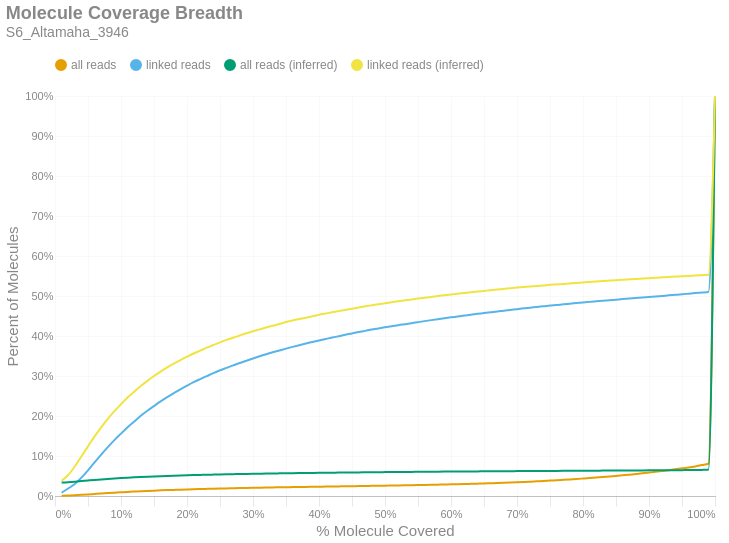

Notebook cell for this chart:
### Markdown cell above
### Molecule Read Coverage
This chart shows molecule coverage breadth as computed by the number of bases aligned to that molecule. In other words, "*how much of each unique long molecule is actually sequenced/aligned?*" Keep in mind there is a distinction between sequences and alignments, since some sequences belonging to a particular molecule may not align well and wouldn't appear in the alignment data. This chart also shows molecule coverage breadth as computed by the *inferred fragment* from which the aligned sequences originate. Unlike read coverage, this calculation takes into account the total insert size, including unsequenced gaps between the forward and reverse reads. Like the previous figures, these are cumulative percents.

### Code cell
if SKIPLR:
    print_html(f"Skipped")
else:
    binned_df = consolidated_hist(valids['coverage_bp'], mask, 0.01, True)
    binned_df_inf = consolidated_hist(valids['coverage_inserts'], mask, 0.01, True)
    binned_df = binned_df.with_columns(pl.lit(binned_df_inf['all reads (cumsum)']).alias('all reads (inferred)'))
    binned_df = binned_df.with_columns(pl.lit(binned_df_inf['linked reads (cumsum)']).alias('linked reads (inferred)'))
    binned_df = binned_df.with_columns(
        (pl.col('bin').cast(pl.Float64) + 0.01).alias('right_edge')
    )

    with SafeRender(binned_df):
        (
            density_plot(binned_df, 'Molecule Coverage Breadth', samplename, 'molcov', ['all reads (inferred)','linked reads (inferred)'])
            .encode(
                #x=alt.X('bin:Q', title="% Molecule Covered").axis(format = '%').scale(padding=0),
                x=alt.X('right_edge:Q', title="% Molecule Covered").axis(format='%').scale(padding=0),
                y=alt.Y('value:Q', title='Percent of Molecules')
                    .axis(format='%')
                    .stack(False)
                    .scale(domainMin=0, padding=0),
                color=alt.Color("key:N").scale(domain = ["all reads", "linked reads", "all reads (inferred)", "linked reads (inferred)"]),
                tooltip = [
                    alt.Tooltip("key:N", title = "Data Type"),
                    alt.Tooltip("range_label:N", title="% Molecule Covered"),
                    alt.Tooltip("value:Q", format = ".2%", title="% Molecules")
                ]
            )
        ).display()

### Figure 1 — Vega-Lite specification as saved in the notebook (floating-point values rounded to 4 significant figures)
{"width": "container", "height": 400, "config": {"title": {"anchor": "start", "dy": -15, "fontSize": 18, "color": "#888888", "subtitleColor": "#888888", "subtitleFontSize": 14}, "arc": {"fill": "#0072B2"}, "axis": {"domainColor": "#888888", "domainWidth": 0.5, "gridWidth": 0.2, "grid": false, "titleFontWeight": 400, "titleFontSize": 15, "labelFontSize": 11, "labelColor": "#888888", "tickColor": "#888888", "tickWidth": 0.2, "titleColor": "#888888"}, "axisBand": {"grid": false}, "axisX": {"grid": true, "tickSize": 10, "domainCap": "round"}, "axisY": {"domain": false, "grid": true, "tickSize": 0, "domainCap": "round"}, "background": "transparent", "header": {"labelFontSize": 15, "labelColor": "#888888", "titleFontSize": 15, "titleFontWeight": 600, "titleColor": "#888888"}, "legend": {"labelFont": "sans-serif", "labelFontSize": 12, "labelColor": "#888888", "symbolSize": 100, "symbolType": "circle", "titleFontSize": 12, "titlePadding": 10, "titleColor": "#888888", "title": null, "orient": "top"}, "range": {"category": ["#E69F00", "#56B4E9", "#009E73", "#F0E442", "#0072B2", "#D55E00", "#CC79A7", "#000000"], "diverging": ["#cfe8f3", "#a2d4ec", "#73bfe2", "#46abdb", "#1696d2", "#12719e"]}, "area": {"fill": "#0072B2", "fillOpacity": 0.7, "line": true, "strokeOpacity": 0.7}, "line": {"color": "#0072B2", "stroke": "#0072B2", "strokeWidth": 2}, "trail": {"color": "#0072B2", "stroke": "#0072B2", "strokeWidth": 0, "size": 1}, "point": {"filled": true, "fillOpacity": 1.0, "size": 95}, "text": {"color": "#888888", "fontSize": 11, "align": "right", "fontWeight": 400, "size": 11}, "bar": {"fill": "#0072B2", "stroke": null}, "view": {"stroke": null, "continuousWidth": 660, "continuousHeight": 400}}, "data": {"name": "data-96f62a8d850778fd0f6a2152d807d5bd"}, "mark": {"type": "line", "interpolate": "monotone", "point": {"opacity": 0, "size": 275}}, "encoding": {"color": {"field": "key", "scale": {"domain": ["all reads", "linked reads", "all reads (inferred)", "linked reads (inferred)"]}, "type": "nominal"}, "tooltip": [{"field": "key", "title": "Data Type", "type": "nominal"}, {"field": "range_label", "title": "% Molecule Covered", "type": "nominal"}, {"field": "value", "format": ".2%", "title": "% Molecules", "type": "quantitative"}], "x": {"axis": {"format": "%"}, "field": "right_edge", "scale": {"padding": 0}, "title": "% Molecule Covered", "type": "quantitative"}, "y": {"axis": {"format": "%"}, "field": "value", "scale": {"domainMin": 0, "padding": 0}, "stack": false, "title": "Percent of Molecules", "type": "quantitative"}}, "params": [{"name": "param_c36ac31b6afebe62", "select": {"type": "point", "fields": ["key"]}, "bind": "legend"}], "title": {"text": "Molecule Coverage Breadth", "subtitle": "S6_Altamaha_3946"}, "transform": [{"fold": ["all reads (cumsum)", "linked reads (cumsum)", "all reads (inferred)", "linked reads (inferred)"]}, {"calculate": "replace(datum.key, ' (cumsum)', '')", "as": "key"}, {"filter": {"param": "param_c36ac31b6afebe62"}}], "usermeta": {"embedOptions": {"downloadFileName": "S6_Altamaha_3946.molcov"}}, "$schema": "https://vega.github.io/schema/vega-lite/v6.1.0.json", "datasets": {"data-96f62a8d850778fd0f6a2152d807d5bd": [{"bin": "0.0", "interval": "0.0-0.01", "all reads": 0.000531, "linked reads": 0.008062, "all reads (cumsum)": 0.000531, "linked reads (cumsum)": 0.008062, "range_label": "0.0-0.01", "all reads (inferred)": 0.03371, "linked reads (inferred)": 0.03817, "right_edge": 0.01}, {"bin": "0.01", "interval": "0.01-0.02", "all reads": 0.0006629, "linked reads": 0.0106, "all reads (cumsum)": 0.001194, "linked reads (cumsum)": 0.01866, "range_label": "0.01-0.02", "all reads (inferred)": 0.03458, "linked reads (inferred)": 0.05263, "right_edge": 0.02}, {"bin": "0.02", "interval": "0.02-0.03", "all reads": 0.0007117, "linked reads": 0.0115, "all reads (cumsum)": 0.001906, "linked reads (cumsum)": 0.03016, "range_label": "0.02-0.03", "all reads (inferred)": 0.03583, "linked reads (inferred)": 0.07379, "right_edge": 0.03}, {"bin": "0.03", "interval": "0.03-0.04", "all reads": 0.0009501, "linked reads": 0.01573, "all reads (cumsum)": 0.002856, "linked reads (cumsum)": 0.04589, "range_label": "0.03-0.04", "all reads (inferred)": 0.03729, "linked reads (inferred)": 0.09878, "right_edge": 0.04}, {"bin": "0.04", "interval": "0.04-0.05", "all reads": 0.001085, "linked reads": 0.01827, "all reads (cumsum)": 0.00394, "linked reads (cumsum)": 0.06415, "range_label": "0.04-0.05", "all reads (inferred)": 0.03877, "linked reads (inferred)": 0.1241, "right_edge": 0.05}, {"bin": "0.05", "interval": "0.05-0.06", "all reads": 0.00117, "linked reads": 0.01989, "all reads (cumsum)": 0.005111, "linked reads (cumsum)": 0.08404, "range_label": "0.05-0.06", "all reads (inferred)": 0.04023, "linked reads (inferred)": 0.1492, "right_edge": 0.06}, {"bin": "0.06", "interval": "0.06-0.07", "all reads": 0.001154, "linked reads": 0.01942, "all reads (cumsum)": 0.006265, "linked reads (cumsum)": 0.1035, "range_label": "0.06-0.07", "all reads (inferred)": 0.04155, "linked reads (inferred)": 0.1718, "right_edge": 0.07}, {"bin": "0.07", "interval": "0.07-0.08", "all reads": 0.001092, "linked reads": 0.0186, "all reads (cumsum)": 0.007357, "linked reads (cumsum)": 0.1221, "range_label": "0.07-0.08", "all reads (inferred)": 0.04277, "linked reads (inferred)": 0.1929, "right_edge": 0.08}, {"bin": "0.08", "interval": "0.08-0.09", "all reads": 0.001044, "linked reads": 0.01763, "all reads (cumsum)": 0.008401, "linked reads (cumsum)": 0.1397, "range_label": "0.08-0.09", "all reads (inferred)": 0.04389, "linked reads (inferred)": 0.2121, "right_edge": 0.09}, {"bin": "0.09", "interval": "0.09-0.1", "all reads": 0.0009569, "linked reads": 0.01624, "all reads (cumsum)": 0.009358, "linked reads (cumsum)": 0.1559, "range_label": "0.09-0.1", "all reads (inferred)": 0.04491, "linked reads (inferred)": 0.2295, "right_edge": 0.1}, {"bin": "0.1", "interval": "0.1-0.11", "all reads": 0.000935, "linked reads": 0.0159, "all reads (cumsum)": 0.01029, "linked reads (cumsum)": 0.1718, "range_label": "0.1-0.11", "all reads (inferred)": 0.04587, "linked reads (inferred)": 0.2461, "right_edge": 0.11}, {"bin": "0.11", "interval": "0.11-0.12", "all reads": 0.0008493, "linked reads": 0.01443, "all reads (cumsum)": 0.01114, "linked reads (cumsum)": 0.1863, "range_label": "0.11-0.12", "all reads (inferred)": 0.04673, "linked reads (inferred)": 0.2609, "right_edge": 0.12}, {"bin": "0.12", "interval": "0.12-0.13", "all reads": 0.0008364, "linked reads": 0.01419, "all reads (cumsum)": 0.01198, "linked reads (cumsum)": 0.2005, "range_label": "0.12-0.13", "all reads (inferred)": 0.04754, "linked reads (inferred)": 0.2749, "right_edge": 0.13}, {"bin": "0.13", "interval": "0.13-0.14", "all reads": 0.0007413, "linked reads": 0.01259, "all reads (cumsum)": 0.01272, "linked reads (cumsum)": 0.2131, "range_label": "0.13-0.14", "all reads (inferred)": 0.04829, "linked reads (inferred)": 0.2878, "right_edge": 0.14}, {"bin": "0.14", "interval": "0.14-0.15", "all reads": 0.0006985, "linked reads": 0.01187, "all reads (cumsum)": 0.01342, "linked reads (cumsum)": 0.2249, "range_label": "0.14-0.15", "all reads (inferred)": 0.04901, "linked reads (inferred)": 0.3, "right_edge": 0.15}, {"bin": "0.15", "interval": "0.15-0.16", "all reads": 0.0006738, "linked reads": 0.01155, "all reads (cumsum)": 0.01409, "linked reads (cumsum)": 0.2365, "range_label": "0.15-0.16", "all reads (inferred)": 0.04965, "linked reads (inferred)": 0.3111, "right_edge": 0.16}, {"bin": "0.16", "interval": "0.16-0.17", "all reads": 0.000628, "linked reads": 0.01068, "all reads (cumsum)": 0.01472, "linked reads (cumsum)": 0.2472, "range_label": "0.16-0.17", "all reads (inferred)": 0.05025, "linked reads (inferred)": 0.3214, "right_edge": 0.17}, {"bin": "0.17", "interval": "0.17-0.18", "all reads": 0.0005757, "linked reads": 0.009851, "all reads (cumsum)": 0.0153, "linked reads (cumsum)": 0.257, "range_label": "0.17-0.18", "all reads (inferred)": 0.05081, "linked reads (inferred)": 0.331, "right_edge": 0.18}, {"bin": "0.18", "interval": "0.18-0.19", "all reads": 0.0005696, "linked reads": 0.009671, "all reads (cumsum)": 0.01587, "linked reads (cumsum)": 0.2667, "range_label": "0.18-0.19", "all reads (inferred)": 0.05133, "linked reads (inferred)": 0.34, "right_edge": 0.19}, {"bin": "0.19", "interval": "0.19-0.2", "all reads": 0.000537, "linked reads": 0.009086, "all reads (cumsum)": 0.0164, "linked reads (cumsum)": 0.2758, "range_label": "0.19-0.2", "all reads (inferred)": 0.05181, "linked reads (inferred)": 0.3482, "right_edge": 0.2}, {"bin": "0.2", "interval": "0.2-0.21", "all reads": 0.0005097, "linked reads": 0.008674, "all reads (cumsum)": 0.01691, "linked reads (cumsum)": 0.2844, "range_label": "0.2-0.21", "all reads (inferred)": 0.05228, "linked reads (inferred)": 0.3562, "right_edge": 0.21}, {"bin": "0.21", "interval": "0.21-0.22", "all reads": 0.0004567, "linked reads": 0.007816, "all reads (cumsum)": 0.01737, "linked reads (cumsum)": 0.2923, "range_label": "0.21-0.22", "all reads (inferred)": 0.0527, "linked reads (inferred)": 0.3635, "right_edge": 0.22}, {"bin": "0.22", "interval": "0.22-0.23", "all reads": 0.0004457, "linked reads": 0.007496, "all reads (cumsum)": 0.01781, "linked reads (cumsum)": 0.2998, "range_label": "0.22-0.23", "all reads (inferred)": 0.05313, "linked reads (inferred)": 0.3709, "right_edge": 0.23}, {"bin": "0.23", "interval": "0.23-0.24", "all reads": 0.0004457, "linked reads": 0.00753, "all reads (cumsum)": 0.01826, "linked reads (cumsum)": 0.3073, "range_label": "0.23-0.24", "all reads (inferred)": 0.05351, "linked reads (inferred)": 0.3775, "right_edge": 0.24}, {"bin": "0.24", "interval": "0.24-0.25", "all reads": 0.0004165, "linked reads": 0.007017, "all reads (cumsum)": 0.01868, "linked reads (cumsum)": 0.3143, "range_label": "0.24-0.25", "all reads (inferred)": 0.05389, "linked reads (inferred)": 0.384, "right_edge": 0.25}, {"bin": "0.25", "interval": "0.25-0.26", "all reads": 0.0003638, "linked reads": 0.006053, "all reads (cumsum)": 0.01904, "linked reads (cumsum)": 0.3204, "range_label": "0.25-0.26", "all reads (inferred)": 0.05425, "linked reads (inferred)": 0.3902, "right_edge": 0.26}, {"bin": "0.26", "interval": "0.26-0.27", "all reads": 0.0003695, "linked reads": 0.006159, "all reads (cumsum)": 0.01941, "linked reads (cumsum)": 0.3265, "range_label": "0.26-0.27", "all reads (inferred)": 0.05458, "linked reads (inferred)": 0.3957, "right_edge": 0.27}, {"bin": "0.27", "interval": "0.27-0.28", "all reads": 0.0003597, "linked reads": 0.00604, "all reads (cumsum)": 0.01977, "linked reads (cumsum)": 0.3326, "range_label": "0.27-0.28", "all reads (inferred)": 0.05491, "linked reads (inferred)": 0.4013, "right_edge": 0.28}, {"bin": "0.28", "interval": "0.28-0.29", "all reads": 0.000343, "linked reads": 0.00568, "all reads (cumsum)": 0.02011, "linked reads (cumsum)": 0.3382, "range_label": "0.28-0.29", "all reads (inferred)": 0.05522, "linked reads (inferred)": 0.4067, "right_edge": 0.29}, {"bin": "0.29", "interval": "0.29-0.3", "all reads": 0.0003362, "linked reads": 0.005547, "all reads (cumsum)": 0.02045, "linked reads (cumsum)": 0.3438, "range_label": "0.29-0.3", "all reads (inferred)": 0.05552, "linked reads (inferred)": 0.4118, "right_edge": 0.3}, {"bin": "0.3", "interval": "0.3-0.31", "all reads": 0.0003335, "linked reads": 0.005414, "all reads (cumsum)": 0.02078, "linked reads (cumsum)": 0.3492, "range_label": "0.3-0.31", "all reads (inferred)": 0.05581, "linked reads (inferred)": 0.4166, "right_edge": 0.31}, {"bin": "0.31", "interval": "0.31-0.32", "all reads": 0.0003233, "linked reads": 0.005221, "all reads (cumsum)": 0.02111, "linked reads (cumsum)": 0.3544, "range_label": "0.31-0.32", "all reads (inferred)": 0.05609, "linked reads (inferred)": 0.4214, "right_edge": 0.32}, {"bin": "0.32", "interval": "0.32-0.33", "all reads": 0.000299, "linked reads": 0.004849, "all reads (cumsum)": 0.0214, "linked reads (cumsum)": 0.3593, "range_label": "0.32-0.33", "all reads (inferred)": 0.05634, "linked reads (inferred)": 0.4256, "right_edge": 0.33}, {"bin": "0.33", "interval": "0.33-0.34", "all reads": 0.0002835, "linked reads": 0.00459, "all reads (cumsum)": 0.02169, "linked reads (cumsum)": 0.3639, "range_label": "0.33-0.34", "all reads (inferred)": 0.0566, "linked reads (inferred)": 0.4301, "right_edge": 0.34}, {"bin": "0.34", "interval": "0.34-0.35", "all reads": 0.0002869, "linked reads": 0.00457, "all reads (cumsum)": 0.02197, "linked reads (cumsum)": 0.3684, "range_label": "0.34-0.35", "all reads (inferred)": 0.05688, "linked reads (inferred)": 0.4348, "right_edge": 0.35}, {"bin": "0.35", "interval": "0.35-0.36", "all reads": 0.0002797, "linked reads": 0.004383, "all reads (cumsum)": 0.02225, "linked reads (cumsum)": 0.3728, "range_label": "0.35-0.36", "all reads (inferred)": 0.05711, "linked reads (inferred)": 0.4389, "right_edge": 0.36}, {"bin": "0.36", "interval": "0.36-0.37", "all reads": 0.0002706, "linked reads": 0.004217, "all reads (cumsum)": 0.02253, "linked reads (cumsum)": 0.377, "range_label": "0.36-0.37", "all reads (inferred)": 0.05732, "linked reads (inferred)": 0.4424, "right_edge": 0.37}, {"bin": "0.37", "interval": "0.37-0.38", "all reads": 0.000266, "linked reads": 0.004124, "all reads (cumsum)": 0.02279, "linked reads (cumsum)": 0.3811, "range_label": "0.37-0.38", "all reads (inferred)": 0.05752, "linked reads (inferred)": 0.4457, "right_edge": 0.38}, {"bin": "0.38", "interval": "0.38-0.39", "all reads": 0.0002524, "linked reads": 0.003858, "all reads (cumsum)": 0.02304, "linked reads (cumsum)": 0.385, "range_label": "0.38-0.39", "all reads (inferred)": 0.05774, "linked reads (inferred)": 0.4493, "right_edge": 0.39}, {"bin": "0.39", "interval": "0.39-0.4", "all reads": 0.0002524, "linked reads": 0.003791, "all reads (cumsum)": 0.0233, "linked reads (cumsum)": 0.3888, "range_label": "0.39-0.4", "all reads (inferred)": 0.05796, "linked reads (inferred)": 0.453, "right_edge": 0.4}, {"bin": "0.4", "interval": "0.4-0.41", "all reads": 0.0002486, "linked reads": 0.003705, "all reads (cumsum)": 0.02354, "linked reads (cumsum)": 0.3925, "range_label": "0.4-0.41", "all reads (inferred)": 0.05815, "linked reads (inferred)": 0.4562, "right_edge": 0.41}, {"bin": "0.41", "interval": "0.41-0.42", "all reads": 0.0002547, "linked reads": 0.003652, "all reads (cumsum)": 0.0238, "linked reads (cumsum)": 0.3962, "range_label": "0.41-0.42", "all reads (inferred)": 0.05834, "linked reads (inferred)": 0.4593, "right_edge": 0.42}, {"bin": "0.42", "interval": "0.42-0.43", "all reads": 0.0002479, "linked reads": 0.003352, "all reads (cumsum)": 0.02405, "linked reads (cumsum)": 0.3995, "range_label": "0.42-0.43", "all reads (inferred)": 0.05851, "linked reads (inferred)": 0.4622, "right_edge": 0.43}, {"bin": "0.43", "interval": "0.43-0.44", "all reads": 0.0002687, "linked reads": 0.003672, "all reads (cumsum)": 0.02432, "linked reads (cumsum)": 0.4032, "range_label": "0.43-0.44", "all reads (inferred)": 0.05869, "linked reads (inferred)": 0.4652, "right_edge": 0.44}, {"bin": "0.44", "interval": "0.44-0.45", "all reads": 0.000252, "linked reads": 0.003299, "all reads (cumsum)": 0.02457, "linked reads (cumsum)": 0.4065, "range_label": "0.44-0.45", "all reads (inferred)": 0.05887, "linked reads (inferred)": 0.4681, "right_edge": 0.45}, {"bin": "0.45", "interval": "0.45-0.46", "all reads": 0.000252, "linked reads": 0.003259, "all reads (cumsum)": 0.02482, "linked reads (cumsum)": 0.4097, "range_label": "0.45-0.46", "all reads (inferred)": 0.05906, "linked reads (inferred)": 0.4712, "right_edge": 0.46}, {"bin": "0.46", "interval": "0.46-0.47", "all reads": 0.0002585, "linked reads": 0.003073, "all reads (cumsum)": 0.02508, "linked reads (cumsum)": 0.4128, "range_label": "0.46-0.47", "all reads (inferred)": 0.05923, "linked reads (inferred)": 0.4742, "right_edge": 0.47}, {"bin": "0.47", "interval": "0.47-0.48", "all reads": 0.0002808, "linked reads": 0.003259, "all reads (cumsum)": 0.02536, "linked reads (cumsum)": 0.4161, "range_label": "0.47-0.48", "all reads (inferred)": 0.0594, "linked reads (inferred)": 0.4769, "right_edge": 0.48}, {"bin": "0.48", "interval": "0.48-0.49", "all reads": 0.0002558, "linked reads": 0.002807, "all reads (cumsum)": 0.02562, "linked reads (cumsum)": 0.4189, "range_label": "0.48-0.49", "all reads (inferred)": 0.05956, "linked reads (inferred)": 0.4795, "right_edge": 0.49}, {"bin": "0.49", "interval": "0.49-0.5", "all reads": 0.0002801, "linked reads": 0.00286, "all reads (cumsum)": 0.0259, "linked reads (cumsum)": 0.4217, "range_label": "0.49-0.5", "all reads (inferred)": 0.05972, "linked reads (inferred)": 0.482, "right_edge": 0.5}, {"bin": "0.5", "interval": "0.5-0.51", "all reads": 0.0002479, "linked reads": 0.002541, "all reads (cumsum)": 0.02614, "linked reads (cumsum)": 0.4243, "range_label": "0.5-0.51", "all reads (inferred)": 0.05986, "linked reads (inferred)": 0.4844, "right_edge": 0.51}, {"bin": "0.51", "interval": "0.51-0.52", "all reads": 0.0002858, "linked reads": 0.002787, "all reads (cumsum)": 0.02643, "linked reads (cumsum)": 0.4271, "range_label": "0.51-0.52", "all reads (inferred)": 0.06002, "linked reads (inferred)": 0.4868, "right_edge": 0.52}, {"bin": "0.52", "interval": "0.52-0.53", "all reads": 0.0002725, "linked reads": 0.002454, "all reads (cumsum)": 0.0267, "linked reads (cumsum)": 0.4295, "range_label": "0.52-0.53", "all reads (inferred)": 0.06016, "linked reads (inferred)": 0.4891, "right_edge": 0.53}, {"bin": "0.53", "interval": "0.53-0.54", "all reads": 0.0002823, "linked reads": 0.002508, "all reads (cumsum)": 0.02698, "linked reads (cumsum)": 0.432, "range_label": "0.53-0.54", "all reads (inferred)": 0.0603, "linked reads (inferred)": 0.4914, "right_edge": 0.54}, {"bin": "0.54", "interval": "0.54-0.55", "all reads": 0.00031, "linked reads": 0.002621, "all reads (cumsum)": 0.02729, "linked reads (cumsum)": 0.4346, "range_label": "0.54-0.55", "all reads (inferred)": 0.06044, "linked reads (inferred)": 0.4936, "right_edge": 0.55}, {"bin": "0.55", "interval": "0.55-0.56", "all reads": 0.0003312, "linked reads": 0.002567, "all reads (cumsum)": 0.02762, "linked reads (cumsum)": 0.4372, "range_label": "0.55-0.56", "all reads (inferred)": 0.06057, "linked reads (inferred)": 0.4957, "right_edge": 0.56}, {"bin": "0.56", "interval": "0.56-0.57", "all reads": 0.0003358, "linked reads": 0.002454, "all reads (cumsum)": 0.02796, "linked reads (cumsum)": 0.4397, "range_label": "0.56-0.57", "all reads (inferred)": 0.0607, "linked reads (inferred)": 0.4978, "right_edge": 0.57}, {"bin": "0.57", "interval": "0.57-0.58", "all reads": 0.0003634, "linked reads": 0.002348, "all reads (cumsum)": 0.02832, "linked reads (cumsum)": 0.442, "range_label": "0.57-0.58", "all reads (inferred)": 0.06083, "linked reads (inferred)": 0.4998, "right_edge": 0.58}, {"bin": "0.58", "interval": "0.58-0.59", "all reads": 0.0003638, "linked reads": 0.002235, "all reads (cumsum)": 0.02869, "linked reads (cumsum)": 0.4443, "range_label": "0.58-0.59", "all reads (inferred)": 0.06096, "linked reads (inferred)": 0.5018, "right_edge": 0.59}, {"bin": "0.59", "interval": "0.59-0.6", "all reads": 0.0004097, "linked reads": 0.002388, "all reads (cumsum)": 0.0291, "linked reads (cumsum)": 0.4466, "range_label": "0.59-0.6", "all reads (inferred)": 0.06109, "linked reads (inferred)": 0.5038, "right_edge": 0.6}, {"bin": "0.6", "interval": "0.6-0.61", "all reads": 0.0003851, "linked reads": 0.002122, "all reads (cumsum)": 0.02948, "linked reads (cumsum)": 0.4488, "range_label": "0.6-0.61", "all reads (inferred)": 0.0612, "linked reads (inferred)": 0.5056, "right_edge": 0.61}, {"bin": "0.61", "interval": "0.61-0.62", "all reads": 0.0004347, "linked reads": 0.002308, "all reads (cumsum)": 0.02992, "linked reads (cumsum)": 0.4511, "range_label": "0.61-0.62", "all reads (inferred)": 0.06132, "linked reads (inferred)": 0.5074, "right_edge": 0.62}, {"bin": "0.62", "interval": "0.62-0.63", "all reads": 0.000473, "linked reads": 0.002262, "all reads (cumsum)": 0.03039, "linked reads (cumsum)": 0.4533, "range_label": "0.62-0.63", "all reads (inferred)": 0.06144, "linked reads (inferred)": 0.5093, "right_edge": 0.63}, {"bin": "0.63", "interval": "0.63-0.64", "all reads": 0.0004908, "linked reads": 0.002102, "all reads (cumsum)": 0.03088, "linked reads (cumsum)": 0.4554, "range_label": "0.63-0.64", "all reads (inferred)": 0.06155, "linked reads (inferred)": 0.511, "right_edge": 0.64}, {"bin": "0.64", "interval": "0.64-0.65", "all reads": 0.0004961, "linked reads": 0.001936, "all reads (cumsum)": 0.03138, "linked reads (cumsum)": 0.4574, "range_label": "0.64-0.65", "all reads (inferred)": 0.06167, "linked reads (inferred)": 0.5127, "right_edge": 0.65}, {"bin": "0.65", "interval": "0.65-0.66", "all reads": 0.0005476, "linked reads": 0.002002, "all reads (cumsum)": 0.03192, "linked reads (cumsum)": 0.4594, "range_label": "0.65-0.66", "all reads (inferred)": 0.06178, "linked reads (inferred)": 0.5145, "right_edge": 0.66}, {"bin": "0.66", "interval": "0.66-0.67", "all reads": 0.0005423, "linked reads": 0.002075, "all reads (cumsum)": 0.03247, "linked reads (cumsum)": 0.4614, "range_label": "0.66-0.67", "all reads (inferred)": 0.06188, "linked reads (inferred)": 0.516, "right_edge": 0.67}, {"bin": "0.67", "interval": "0.67-0.68", "all reads": 0.0006052, "linked reads": 0.001736, "all reads (cumsum)": 0.03307, "linked reads (cumsum)": 0.4632, "range_label": "0.67-0.68", "all reads (inferred)": 0.062, "linked reads (inferred)": 0.5177, "right_edge": 0.68}, {"bin": "0.68", "interval": "0.68-0.69", "all reads": 0.0006496, "linked reads": 0.001982, "all reads (cumsum)": 0.03372, "linked reads (cumsum)": 0.4652, "range_label": "0.68-0.69", "all reads (inferred)": 0.06212, "linked reads (inferred)": 0.5194, "right_edge": 0.69}, {"bin": "0.69", "interval": "0.69-0.7", "all reads": 0.0006924, "linked reads": 0.001856, "all reads (cumsum)": 0.03441, "linked reads (cumsum)": 0.467, "range_label": "0.69-0.7", "all reads (inferred)": 0.06223, "linked reads (inferred)": 0.521, "right_edge": 0.7}, {"bin": "0.7", "interval": "0.7-0.71", "all reads": 0.000725, "linked reads": 0.002069, "all reads (cumsum)": 0.03514, "linked reads (cumsum)": 0.4691, "range_label": "0.7-0.71", "all reads (inferred)": 0.06233, "linked reads (inferred)": 0.5224, "right_edge": 0.71}, {"bin": "0.71", "interval": "0.71-0.72", "all reads": 0.0007621, "linked reads": 0.001729, "all reads (cumsum)": 0.0359, "linked reads (cumsum)": 0.4708, "range_label": "0.71-0.72", "all reads (inferred)": 0.06243, "linked reads (inferred)": 0.5239, "right_edge": 0.72}, {"bin": "0.72", "interval": "0.72-0.73", "all reads": 0.0008205, "linked reads": 0.001836, "all reads (cumsum)": 0.03672, "linked reads (cumsum)": 0.4727, "range_label": "0.72-0.73", "all reads (inferred)": 0.06253, "linked reads (inferred)": 0.5252, "right_edge": 0.73}, {"bin": "0.73", "interval": "0.73-0.74", "all reads": 0.0008099, "linked reads": 0.001616, "all reads (cumsum)": 0.03753, "linked reads (cumsum)": 0.4743, "range_label": "0.73-0.74", "all reads (inferred)": 0.06262, "linked reads (inferred)": 0.5265, "right_edge": 0.74}, {"bin": "0.74", "interval": "0.74-0.75", "all reads": 0.0009437, "linked reads": 0.001769, "all reads (cumsum)": 0.03848, "linked reads (cumsum)": 0.476, "range_label": "0.74-0.75", "all reads (inferred)": 0.06272, "linked reads (inferred)": 0.5279, "right_edge": 0.75}, {"bin": "0.75", "interval": "0.75-0.76", "all reads": 0.0009028, "linked reads": 0.00141, "all reads (cumsum)": 0.03938, "linked reads (cumsum)": 0.4774, "range_label": "0.75-0.76", "all reads (inferred)": 0.0628, "linked reads (inferred)": 0.529, "right_edge": 0.76}, {"bin": "0.76", "interval": "0.76-0.77", "all reads": 0.000996, "linked reads": 0.001763, "all reads (cumsum)": 0.04037, "linked reads (cumsum)": 0.4792, "range_label": "0.76-0.77", "all reads (inferred)": 0.06289, "linked reads (inferred)": 0.5302, "right_edge": 0.77}, {"bin": "0.77", "interval": "0.77-0.78", "all reads": 0.001024, "linked reads": 0.001497, "all reads (cumsum)": 0.0414, "linked reads (cumsum)": 0.4807, "range_label": "0.77-0.78", "all reads (inferred)": 0.06298, "linked reads (inferred)": 0.5314, "right_edge": 0.78}, {"bin": "0.78", "interval": "0.78-0.79", "all reads": 0.001084, "linked reads": 0.001517, "all reads (cumsum)": 0.04248, "linked reads (cumsum)": 0.4822, "range_label": "0.78-0.79", "all reads (inferred)": 0.06307, "linked reads (inferred)": 0.5326, "right_edge": 0.79}, {"bin": "0.79", "interval": "0.79-0.8", "all reads": 0.00115, "linked reads": 0.001616, "all reads (cumsum)": 0.04363, "linked reads (cumsum)": 0.4838, "range_label": "0.79-0.8", "all reads (inferred)": 0.06318, "linked reads (inferred)": 0.534, "right_edge": 0.8}, {"bin": "0.8", "interval": "0.8-0.81", "all reads": 0.001174, "linked reads": 0.001463, "all reads (cumsum)": 0.04481, "linked reads (cumsum)": 0.4853, "range_label": "0.8-0.81", "all reads (inferred)": 0.06327, "linked reads (inferred)": 0.5352, "right_edge": 0.81}, {"bin": "0.81", "interval": "0.81-0.82", "all reads": 0.001251, "linked reads": 0.001463, "all reads (cumsum)": 0.04606, "linked reads (cumsum)": 0.4868, "range_label": "0.81-0.82", "all reads (inferred)": 0.06337, "linked reads (inferred)": 0.5364, "right_edge": 0.82}, {"bin": "0.82", "interval": "0.82-0.83", "all reads": 0.001292, "linked reads": 0.001277, "all reads (cumsum)": 0.04735, "linked reads (cumsum)": 0.488, "range_label": "0.82-0.83", "all reads (inferred)": 0.06345, "linked reads (inferred)": 0.5374, "right_edge": 0.83}, {"bin": "0.83", "interval": "0.83-0.84", "all reads": 0.001335, "linked reads": 0.001483, "all reads (cumsum)": 0.04868, "linked reads (cumsum)": 0.4895, "range_label": "0.83-0.84", "all reads (inferred)": 0.06354, "linked reads (inferred)": 0.5385, "right_edge": 0.84}, {"bin": "0.84", "interval": "0.84-0.85", "all reads": 0.001423, "linked reads": 0.00139, "all reads (cumsum)": 0.05011, "linked reads (cumsum)": 0.4909, "range_label": "0.84-0.85", "all reads (inferred)": 0.06362, "linked reads (inferred)": 0.5395, "right_edge": 0.85}, {"bin": "0.85", "interval": "0.85-0.86", "all reads": 0.001557, "linked reads": 0.001437, "all reads (cumsum)": 0.05166, "linked reads (cumsum)": 0.4924, "range_label": "0.85-0.86", "all reads (inferred)": 0.06372, "linked reads (inferred)": 0.5407, "right_edge": 0.86}, {"bin": "0.86", "interval": "0.86-0.87", "all reads": 0.001539, "linked reads": 0.001191, "all reads (cumsum)": 0.0532, "linked reads (cumsum)": 0.4935, "range_label": "0.86-0.87", "all reads (inferred)": 0.06381, "linked reads (inferred)": 0.5416, "right_edge": 0.87}, {"bin": "0.87", "interval": "0.87-0.88", "all reads": 0.001712, "linked reads": 0.001284, "all reads (cumsum)": 0.05492, "linked reads (cumsum)": 0.4948, "range_label": "0.87-0.88", "all reads (inferred)": 0.0639, "linked reads (inferred)": 0.5426, "right_edge": 0.88}, {"bin": "0.88", "interval": "0.88-0.89", "all reads": 0.001746, "linked reads": 0.001157, "all reads (cumsum)": 0.05666, "linked reads (cumsum)": 0.496, "range_label": "0.88-0.89", "all reads (inferred)": 0.06399, "linked reads (inferred)": 0.5436, "right_edge": 0.89}, {"bin": "0.89", "interval": "0.89-0.9", "all reads": 0.00184, "linked reads": 0.001397, "all reads (cumsum)": 0.0585, "linked reads (cumsum)": 0.4974, "range_label": "0.89-0.9", "all reads (inferred)": 0.06409, "linked reads (inferred)": 0.5446, "right_edge": 0.9}, {"bin": "0.9", "interval": "0.9-0.91", "all reads": 0.001855, "linked reads": 0.001523, "all reads (cumsum)": 0.06036, "linked reads (cumsum)": 0.4989, "range_label": "0.9-0.91", "all reads (inferred)": 0.0642, "linked reads (inferred)": 0.5456, "right_edge": 0.91}, {"bin": "0.91", "interval": "0.91-0.92", "all reads": 0.002103, "linked reads": 0.001277, "all reads (cumsum)": 0.06246, "linked reads (cumsum)": 0.5002, "range_label": "0.91-0.92", "all reads (inferred)": 0.06432, "linked reads (inferred)": 0.5466, "right_edge": 0.92}, {"bin": "0.92", "interval": "0.92-0.93", "all reads": 0.002009, "linked reads": 0.001497, "all reads (cumsum)": 0.06447, "linked reads (cumsum)": 0.5017, "range_label": "0.92-0.93", "all reads (inferred)": 0.06444, "linked reads (inferred)": 0.5476, "right_edge": 0.93}, {"bin": "0.93", "interval": "0.93-0.94", "all reads": 0.002161, "linked reads": 0.001244, "all reads (cumsum)": 0.06663, "linked reads (cumsum)": 0.5029, "range_label": "0.93-0.94", "all reads (inferred)": 0.06455, "linked reads (inferred)": 0.5485, "right_edge": 0.94}, {"bin": "0.94", "interval": "0.94-0.95", "all reads": 0.002515, "linked reads": 0.00125, "all reads (cumsum)": 0.06914, "linked reads (cumsum)": 0.5042, "range_label": "0.94-0.95", "all reads (inferred)": 0.06467, "linked reads (inferred)": 0.5493, "right_edge": 0.95}, {"bin": "0.95", "interval": "0.95-0.96", "all reads": 0.002211, "linked reads": 0.001517, "all reads (cumsum)": 0.07135, "linked reads (cumsum)": 0.5057, "range_label": "0.95-0.96", "all reads (inferred)": 0.06485, "linked reads (inferred)": 0.5503, "right_edge": 0.96}, {"bin": "0.96", "interval": "0.96-0.97", "all reads": 0.002634, "linked reads": 0.001576, "all reads (cumsum)": 0.07399, "linked reads (cumsum)": 0.5073, "range_label": "0.96-0.97", "all reads (inferred)": 0.06502, "linked reads (inferred)": 0.5514, "right_edge": 0.97}, {"bin": "0.97", "interval": "0.97-0.98", "all reads": 0.003329, "linked reads": 0.00137, "all reads (cumsum)": 0.07732, "linked reads (cumsum)": 0.5086, "range_label": "0.97-0.98", "all reads (inferred)": 0.06525, "linked reads (inferred)": 0.552, "right_edge": 0.98}, {"bin": "0.98", "interval": "0.98-0.99", "all reads": 0.00323, "linked reads": 0.00139, "all reads (cumsum)": 0.08055, "linked reads (cumsum)": 0.51, "range_label": "0.98-0.99", "all reads (inferred)": 0.06569, "linked reads (inferred)": 0.5525, "right_edge": 0.99}, {"bin": "0.99", "interval": "0.99-1.0", "all reads": 0.9195, "linked reads": 0.49, "all reads (cumsum)": 1.0, "linked reads (cumsum)": 1.0, "range_label": "0.99-1.0", "all reads (inferred)": 1.0, "linked reads (inferred)": 1.0, "right_edge": 1.0}]}}
